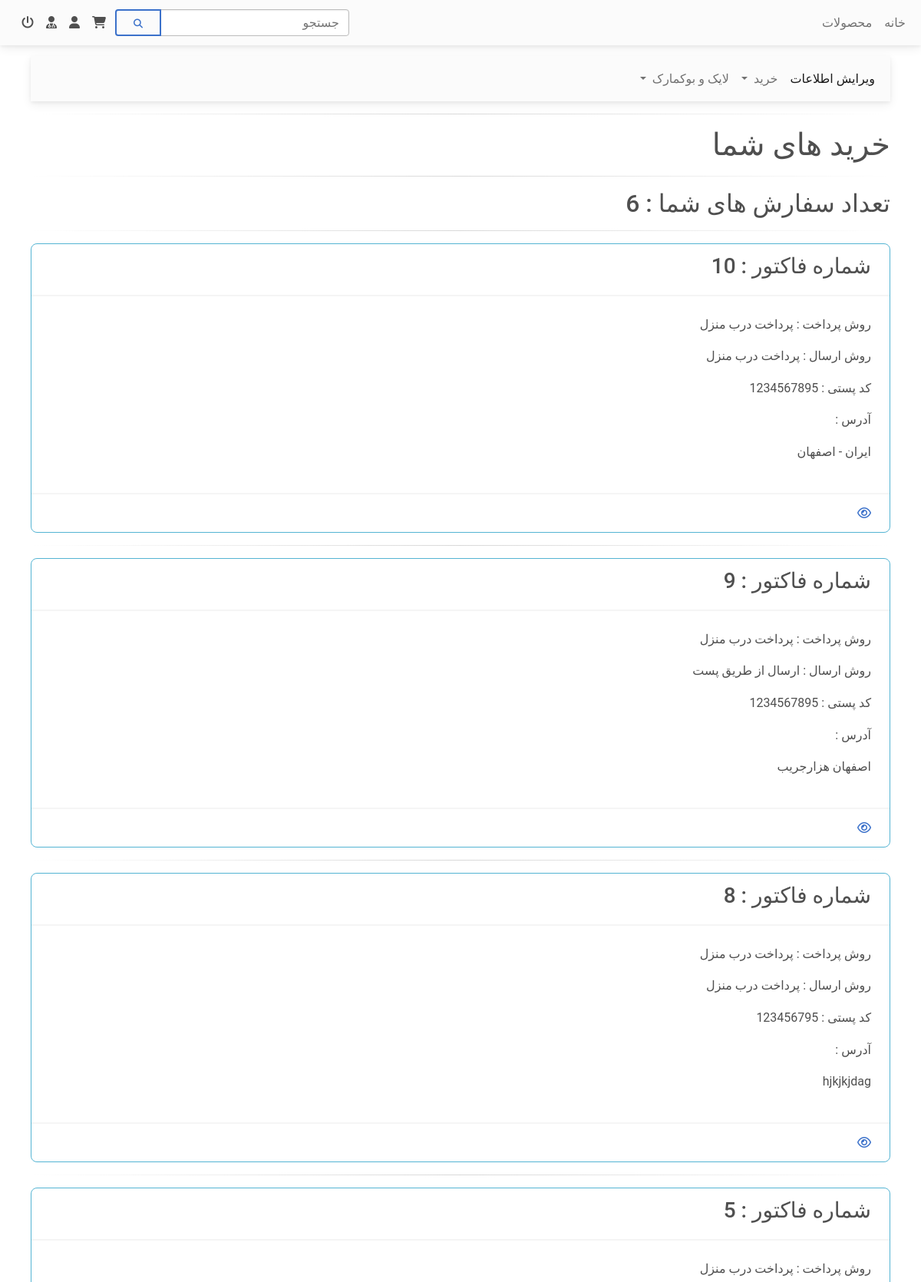
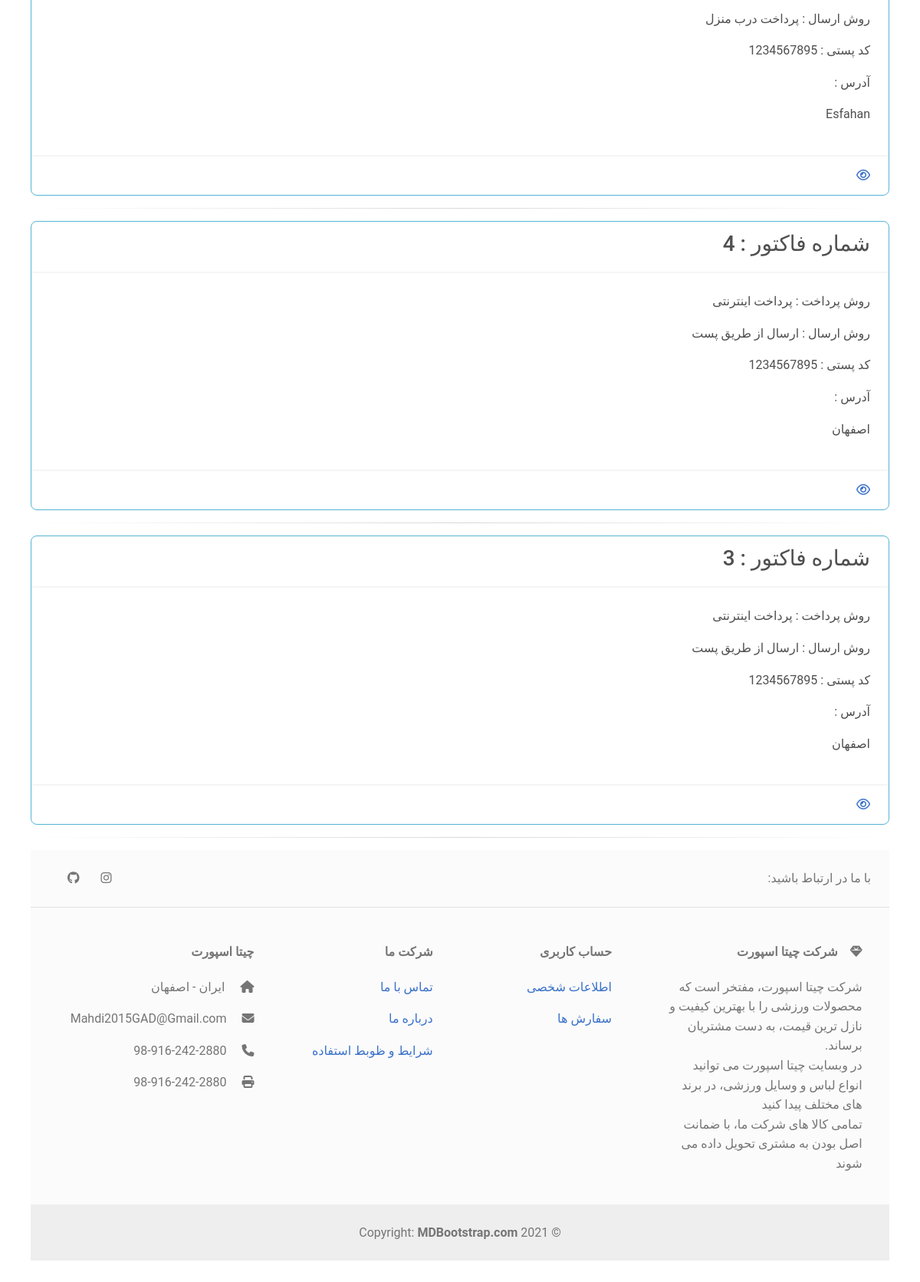
The app's page /PurchaseInformation.php (signed in) with its own data (2 pictures, top to bottom).
### tables this page shows
CREATE TABLE IF NOT EXISTS `order_product` (
  `id` int(11) NOT NULL AUTO_INCREMENT,
  `userid` int(11) NOT NULL,
  `address` text NOT NULL,
  `postalcode` varchar(255) NOT NULL,
  `transport` varchar(255) NOT NULL,
  `payment` varchar(255) NOT NULL,
  PRIMARY KEY (`id`)
);

### Settings.php (called while the page is built)
<?php
    $dbhost = 'localhost';
    $dbuser = 'root';
    $dbpass = '';
    $dbname = 'cheetah_sport';
?>

### DataBase.php (called while the page is built, shortened)
<?php
class db {
    protected $connection;
	protected $query;
	public function __construct($dbhost = '', $dbuser = '', $dbpass = '', $dbname = '', $charset = 'utf8') {
		$this->connection = new mysqli($dbhost, $dbuser, $dbpass, $dbname);
		$this->connection->set_charset($charset);
	}
    public function query($query) {
		if ($this->query = $this->connection->prepare($query)) {
            if (func_num_args() > 1) {
                $x = func_get_args();
                $args = array_slice($x, 1);
				$types = '';
                $args_ref = array();
                foreach ($args as $k => &$arg) {
					if (is_array($args[$k])) {
						foreach ($args[$k] as $j => &$a) {
							$types .= $this->_gettype($args[$k][$j]);
							$args_ref[] = &$a;
						}
					} else {
	                	$types .= $this->_gettype($args[$k]);
	                    $args_ref[] = &$arg;
					}
                }
				array_unshift($args_ref, $types);
                call_user_func_array(array($this->query, 'bind_param'), $args_ref);
            }
            $this->query->execute();
        } else {
            $this->error('Unable to prepare MySQL statement (check your syntax) - ' . $this->connection->error);
        }
		return $this;
    }
	public function fetchAll($callback = null) {
	    $params = array();
        $row = array();
	    $meta = $this->query->result_metadata();
	    while ($field = $meta->fetch_field()) {
	        $params[] = &$row[$field->name];
	    }
	    call_user_func_array(array($this->query, 'bind_result'), $params);
        $result = array();
        while ($this->query->fetch()) {
            $r = array();
            foreach ($row as $key => $val) {
                $r[$key] = $val;
            }
            if ($callback != null && is_callable($callback)) {
                $value = call_user_func($callback, $r);
                if ($value == 'break') break;
            } else {
                $result[] = $r;
            }
        }
		return $result;
	}
	public function fetchArray() {
	    $params = array();
        $row = array();
	    $meta = $this->query->result_metadata();
	    while ($field = $meta->fetch_field()) {
	        $params[] = &$row[$field->name];
	    }
        $result = array();
		while ($this->query->fetch()) {
			foreach ($row as $key => $val) {
				$result[$key] = $val;
			}
		}
        $this->query_closed = TRUE;
		return $result;
	}
	private function _gettype($var) {
	    if (is_int($var)) return 'i';
	    return 'b';
	}
}
?>

### Security.php (called while the page is built, shortened)
<?php
class Authentication{
    static function uid(){
        return $_SESSION['uid'];
    }
}
?>

### PurchaseInformation_View.php (the view, shortened to what this page needs)
<!doctype html>
<html lang="fa">
    <head>
        <link rel = "stylesheet" href = "Styles\css\mdb.rtl.min.css" type = "text/css">
    </head>
    <body>
        <?php include 'Header.php'; ?>
        <?php include 'AsideNav_User.php'; ?>
        <main>
            <div>
                <hr class="hr hr-blurry" />
                <h1>خرید های شما</h1>
                <hr class="hr hr-blurry" />
                <div>
                <h2>تعداد سفارش های شما : <?php echo"{$count}" ?></h2>
                <?php
                    foreach($order as $order_product)
                        {
                            if($order_product['payment'] == 'check-bank'){
                                $payment = 'پرداخت از طریق فیش یا چک بانکی';
                            }
                            else if($order_product['payment'] == 'door-to-door'){
                                $payment = 'پرداخت درب منزل';
                            }
                            else{
                                $payment = 'پرداخت اینترنتی';
                            }
                            if($order_product['transport'] == 'in-person'){
                                $transport = 'پرداخت درب منزل';
                            }
                            else{
                                $transport = 'ارسال از طریق پست';
                            }
                            echo "
                                <hr class='hr hr-blurry' />
                                <div class='card border border-info shadow-0 mb-3'>
                                    <div class='card-header'><h3>شماره فاکتور : {$order_product['id']}</h3></div>
                                    <div class='card-body'>
                                        <p class='card-text'>روش پرداخت : {$payment}</p>
                                        <p class='card-text'>روش ارسال : {$transport}</p>
                                        <p class='card-text'>کد پستی : {$order_product['postalcode']}</p>
                                        <p class='card-text'>آدرس : </p><p>{$order_product['address']}</p>
                                    </div>
                                    <div class='card-footer bg-transparent'>
                                        <a href = 'PurchaseDetail.php?id={$order_product['id']}' class='iconlink basket-iconlink' data-mdb-toggle='tooltip' title='مشاهده اطلاعات خرید'>
                                            <i class='far fa-eye'></i>
                                        </a>
                                    </div>
                                </div>
                            ";
                        }
                ?>
            </div>
        </main>
        <?php include 'Footer.php'; ?>
    </body>
</html>

### records on screen
order_product: id "10", payment "پرداخت درب منزل", transport "پرداخت درب منزل", postalcode "1234567895", address "ایران - اصفهان"
order_product: id "9", payment "پرداخت درب منزل", transport "ارسال از طریق پست", postalcode "1234567895", address "اصفهان هزارجریب"
order_product: id "8", payment "پرداخت درب منزل", transport "پرداخت درب منزل", postalcode "123456795", address "hjkjkjdag"
order_product: id "5", payment "پرداخت درب منزل", transport "پرداخت درب منزل", postalcode "1234567895", address "Esfahan"
order_product: id "4", payment "پرداخت اینترنتی", transport "ارسال از طریق پست", postalcode "1234567895", address "اصفهان"
order_product: id "3", payment "پرداخت اینترنتی", transport "ارسال از طریق پست", postalcode "1234567895", address "اصفهان"

### other values on screen
$count "6"
